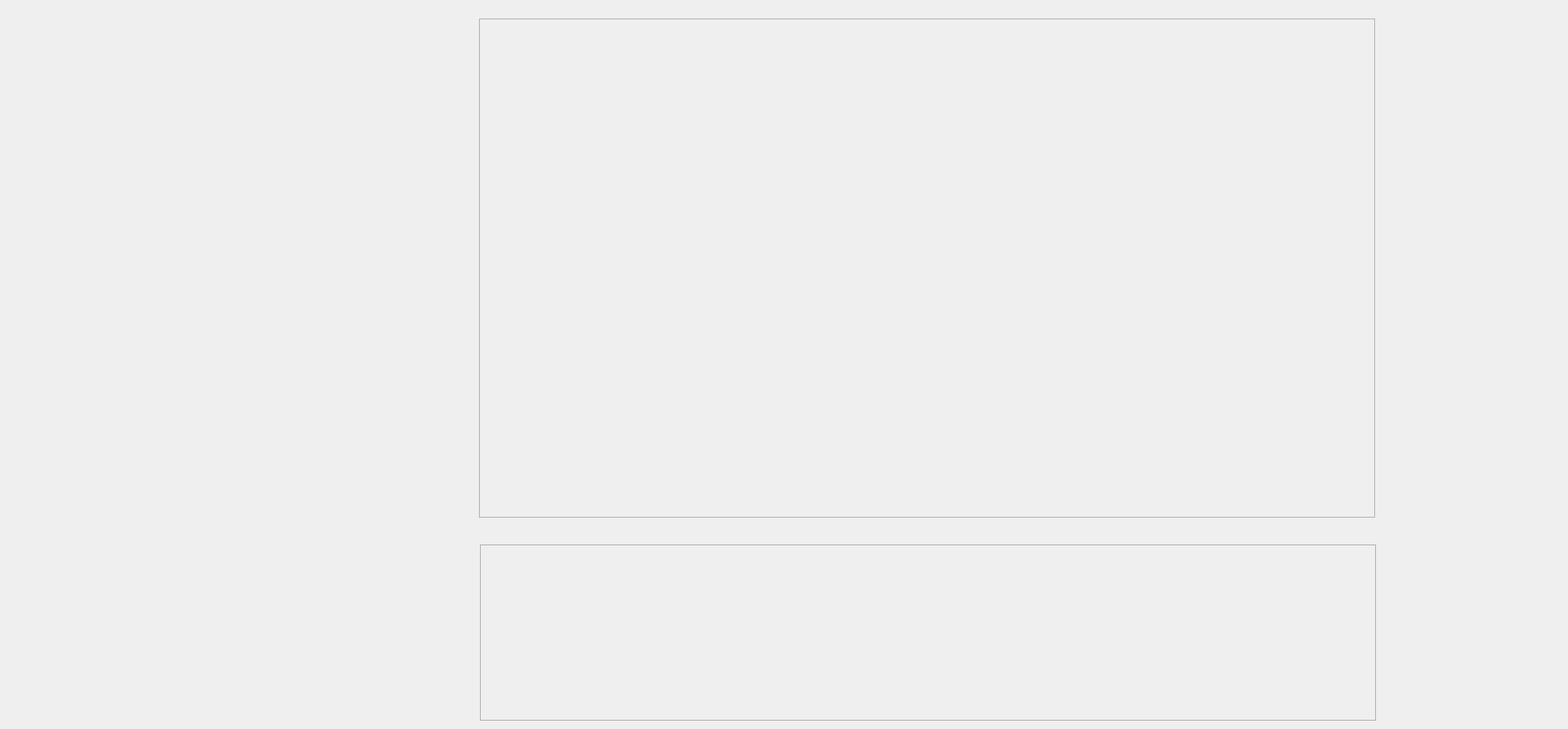
    <widget class="LessonsPage" name="lessonsPageScreen">
     <property name="styleSheet">
      <string notr="true"/>
     </property>
     <widget class="QFrame" name="lessonsPlayPlaceHolder">
      <property name="geometry">
       <rect>
        <x>519</x>
        <y>20</y>
        <width>971</width>
        <height>541</height>
       </rect>
      </property>
      <property name="styleSheet">
       <string notr="true">#lessonsPlayPlaceHolder{
	
	border-image: url(:/lessons/lessonsImages/lessonsGameBackground.png);
}</string>
      </property>
      <property name="frameShape">
       <enum>QFrame::Shape::StyledPanel</enum>
      </property>
      <property name="frameShadow">
       <enum>QFrame::Shadow::Raised</enum>
      </property>
      <widget class="QLabel" name="titleLabel">
       <property name="geometry">
        <rect>
         <x>200</x>
         <y>180</y>
         <width>731</width>
         <height>91</height>
        </rect>
       </property>
       <property name="text">
        <string/>
       </property>
      </widget>
      <widget class="QLabel" name="descriptionLabel">
       <property name="geometry">
        <rect>
         <x>200</x>
         <y>310</y>
         <width>731</width>
         <height>101</height>
        </rect>
       </property>
       <property name="text">
        <string/>
       </property>
      </widget>
      <widget class="QLabel" name="playerScoreLabel">
       <property name="geometry">
        <rect>
         <x>390</x>
         <y>25</y>
         <width>111</width>
         <height>71</height>
        </rect>
       </property>
       <property name="text">
        <string/>
       </property>
      </widget>
      <widget class="QLabel" name="accuracyLabel">
       <property name="geometry">
        <rect>
         <x>470</x>
         <y>80</y>
         <width>131</width>
         <height>81</height>
        </rect>
       </property>
       <property name="text">
        <string/>
       </property>
      </widget>
     </widget>
     <widget class="QFrame" name="lessonsPagePianoHolder">
      <property name="geometry">
       <rect>
        <x>520</x>
        <y>590</y>
        <width>971</width>
        <height>191</height>
       </rect>
      </property>
      <property name="frameShape">
       <enum>QFrame::Shape::StyledPanel</enum>
      </property>
      <property name="frameShadow">
       <enum>QFrame::Shadow::Raised</enum>
      </property>
     </widget>
     <widget class="QPushButton" name="ReturnToLessonsPage">
      <property name="geometry">
       <rect>
        <x>1510</x>
        <y>590</y>
        <width>180</width>
        <height>180</height>
       </rect>
      </property>
      <property name="styleSheet">
       <string notr="true">/* Default Button Image */
QPushButton {
    border-image: url(:/resources/ReturnButton.png) 240 240 240 240 stretch stretch;
    border: none; /* Remove border */
    padding: 0px;
	background: transparent;
}

/* Hover Effect: Show Darker Image */
QPushButton:hover {
    border-image: url(:/resources/ReturnDarkButton.png) 240 240 240 240 stretch stretch;
	background: transparent;
}

/* Click Effect: Expand Image */
QPushButton:pressed {
    border-image: url(:/resources/ReturnDarkButton.png) 240 240 240 240 stretch stretch;
    padding: -5px; /* Reduces padding to create a zoom-in effect */
    border-width: 2px; 
	background: transparent;
}</string>
      </property>
      <property name="text">
       <string/>
      </property>
     </widget>
    </widget>
